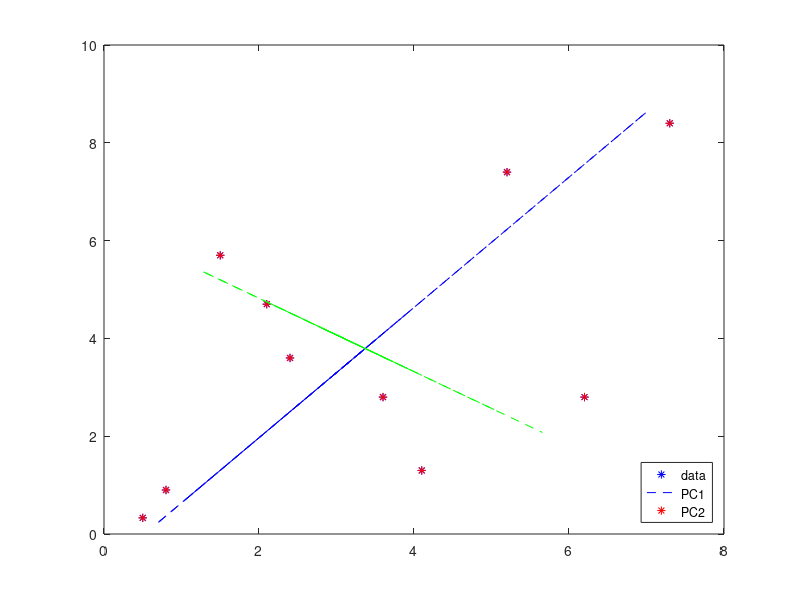

This chart was generated by the following MATLAB code:
clc;
clear all;
close all;
 
x1=[4.1 2.1 .5 1.5 3.6 5.2 7.3 2.4 .8 6.2];
x2=[1.3 4.7 .33 5.7 2.8 7.4 8.4 3.6 .9 2.8];
 
x1=x1';
x2=x2';
display(x1);
display(x2);
plot(x1,x2,'+');
 
xmean=mean(x1);
ymean=mean(x2);
display(xmean);
display(ymean);
adjmat=[(x1-xmean) (x2-ymean)];
covmat=cov(adjmat);
 
[v e]=eig(covmat);
display(v);
display(e);
 
eigmax=max(diag(e));
[indx indy]=find(e==eigmax);
eiganv=v(:,indy);
display(eiganv);
 
pc1=eiganv'*adjmat';
display(pc1);
 
orgmat=(eiganv)*pc1;
final=[orgmat(1,:)+ xmean ; orgmat(2,:)+ymean]';





plot(x1,x2,'*b');
hold on;
plot(final(:,1),final(:,2),'--b');
hold on;
 
eigmax=min(diag(e));
[indx indy]=find(e==eigmax);
eiganv=v(:,indy);
display(eiganv);
pc2=eiganv'*adjmat';
display(pc2);
 
orgmat=(eiganv)*pc2;
final=[orgmat(1,:)+ xmean ; orgmat(2,:)+ymean]';
plot(x1,x2,'*r');
hold on;
plot(final(:,1),final(:,2),'--g');
hold on;
legend('data','PC1','PC2','Location','southeast');
hold on;
